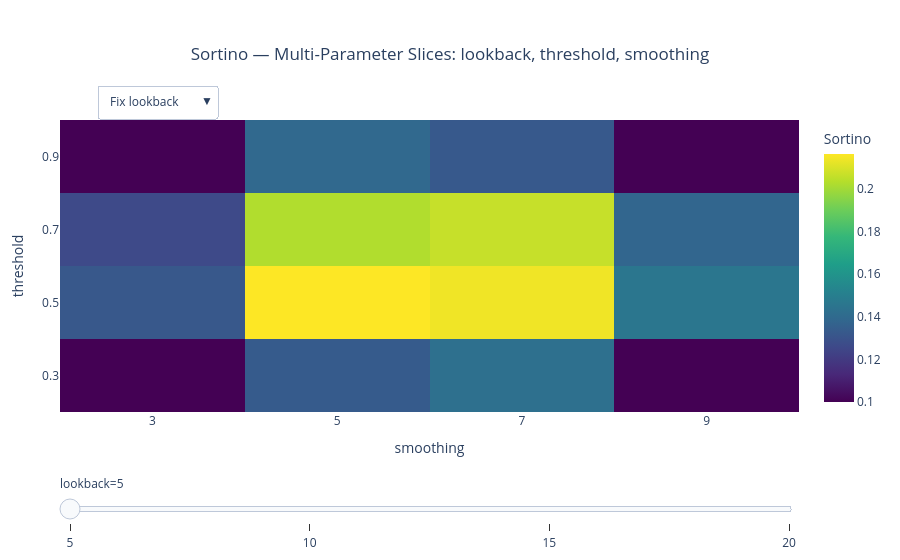

Notebook cell for this chart:
### Code cell
report_3d.plot_3d.show()

### Figure 1 — Plotly figure (JSON) as saved in the notebook; plotly's stock layout.template omitted (floating-point values rounded to 4 significant figures)
{"data": [{"colorbar": {"title": {"text": "Sortino"}}, "colorscale": [[0, "#440154"], [0.1111, "#482878"], [0.2222, "#3e4989"], [0.3333, "#31688e"], [0.4444, "#26828e"], [0.5556, "#1f9e89"], [0.6667, "#35b779"], [0.7778, "#6ece58"], [0.8889, "#b5de2b"], [1, "#fde725"]], "hovertemplate": "<b>threshold</b>: %{y}<br><b>smoothing</b>: %{x}<br><b>sortino</b>: %{z:.4f}<br><b>lookback</b>=5<br><extra></extra>", "showscale": true, "type": "heatmap", "visible": true, "x": ["3", "5", "7", "9"], "y": ["0.3", "0.5", "0.7", "0.9"], "z": [[0.1, 0.1335, 0.1425, 0.1], [0.132, 0.2162, 0.2139, 0.1457], [0.1263, 0.2025, 0.2064, 0.1379], [0.1, 0.1393, 0.1326, 0.1]]}, {"colorbar": {"title": {"text": "Sortino"}}, "colorscale": [[0, "#440154"], [0.1111, "#482878"], [0.2222, "#3e4989"], [0.3333, "#31688e"], [0.4444, "#26828e"], [0.5556, "#1f9e89"], [0.6667, "#35b779"], [0.7778, "#6ece58"], [0.8889, "#b5de2b"], [1, "#fde725"]], "hovertemplate": "<b>threshold</b>: %{y}<br><b>smoothing</b>: %{x}<br><b>sortino</b>: %{z:.4f}<br><b>lookback</b>=10<br><extra></extra>", "showscale": true, "type": "heatmap", "visible": false, "x": ["3", "5", "7", "9"], "y": ["0.3", "0.5", "0.7", "0.9"], "z": [[0.1469, 0.2631, 0.2545, 0.1531], [0.2454, 0.4451, 0.4394, 0.2648], [0.2678, 0.4501, 0.456, 0.2486], [0.1655, 0.2704, 0.256, 0.1538]]}, {"colorbar": {"title": {"text": "Sortino"}}, "colorscale": [[0, "#440154"], [0.1111, "#482878"], [0.2222, "#3e4989"], [0.3333, "#31688e"], [0.4444, "#26828e"], [0.5556, "#1f9e89"], [0.6667, "#35b779"], [0.7778, "#6ece58"], [0.8889, "#b5de2b"], [1, "#fde725"]], "hovertemplate": "<b>threshold</b>: %{y}<br><b>smoothing</b>: %{x}<br><b>sortino</b>: %{z:.4f}<br><b>lookback</b>=15<br><extra></extra>", "showscale": true, "type": "heatmap", "visible": false, "x": ["3", "5", "7", "9"], "y": ["0.3", "0.5", "0.7", "0.9"], "z": [[0.1469, 0.2671, 0.2519, 0.1734], [0.2585, 0.4412, 0.4626, 0.2451], [0.2591, 0.5047, 0.444, 0.2788], [0.1825, 0.2678, 0.2744, 0.1406]]}, {"colorbar": {"title": {"text": "Sortino"}}, "colorscale": [[0, "#440154"], [0.1111, "#482878"], [0.2222, "#3e4989"], [0.3333, "#31688e"], [0.4444, "#26828e"], [0.5556, "#1f9e89"], [0.6667, "#35b779"], [0.7778, "#6ece58"], [0.8889, "#b5de2b"], [1, "#fde725"]], "hovertemplate": "<b>threshold</b>: %{y}<br><b>smoothing</b>: %{x}<br><b>sortino</b>: %{z:.4f}<br><b>lookback</b>=20<br><extra></extra>", "showscale": true, "type": "heatmap", "visible": false, "x": ["3", "5", "7", "9"], "y": ["0.3", "0.5", "0.7", "0.9"], "z": [[0.1, 0.1512, 0.1438, 0.1], [0.1303, 0.2438, 0.2109, 0.1476], [0.1858, 0.2492, 0.2613, 0.137], [0.1, 0.1743, 0.14, 0.1]]}, {"colorbar": {"title": {"text": "Sortino"}}, "colorscale": [[0, "#440154"], [0.1111, "#482878"], [0.2222, "#3e4989"], [0.3333, "#31688e"], [0.4444, "#26828e"], [0.5556, "#1f9e89"], [0.6667, "#35b779"], [0.7778, "#6ece58"], [0.8889, "#b5de2b"], [1, "#fde725"]], "hovertemplate": "<b>lookback</b>: %{y}<br><b>smoothing</b>: %{x}<br><b>sortino</b>: %{z:.4f}<br><b>threshold</b>=0.3<br><extra></extra>", "showscale": true, "type": "heatmap", "visible": false, "x": ["3", "5", "7", "9"], "y": ["5", "10", "15", "20"], "z": [[0.1, 0.1335, 0.1425, 0.1], [0.1469, 0.2631, 0.2545, 0.1531], [0.1469, 0.2671, 0.2519, 0.1734], [0.1, 0.1512, 0.1438, 0.1]]}, {"colorbar": {"title": {"text": "Sortino"}}, "colorscale": [[0, "#440154"], [0.1111, "#482878"], [0.2222, "#3e4989"], [0.3333, "#31688e"], [0.4444, "#26828e"], [0.5556, "#1f9e89"], [0.6667, "#35b779"], [0.7778, "#6ece58"], [0.8889, "#b5de2b"], [1, "#fde725"]], "hovertemplate": "<b>lookback</b>: %{y}<br><b>smoothing</b>: %{x}<br><b>sortino</b>: %{z:.4f}<br><b>threshold</b>=0.5<br><extra></extra>", "showscale": true, "type": "heatmap", "visible": false, "x": ["3", "5", "7", "9"], "y": ["5", "10", "15", "20"], "z": [[0.132, 0.2162, 0.2139, 0.1457], [0.2454, 0.4451, 0.4394, 0.2648], [0.2585, 0.4412, 0.4626, 0.2451], [0.1303, 0.2438, 0.2109, 0.1476]]}, {"colorbar": {"title": {"text": "Sortino"}}, "colorscale": [[0, "#440154"], [0.1111, "#482878"], [0.2222, "#3e4989"], [0.3333, "#31688e"], [0.4444, "#26828e"], [0.5556, "#1f9e89"], [0.6667, "#35b779"], [0.7778, "#6ece58"], [0.8889, "#b5de2b"], [1, "#fde725"]], "hovertemplate": "<b>lookback</b>: %{y}<br><b>smoothing</b>: %{x}<br><b>sortino</b>: %{z:.4f}<br><b>threshold</b>=0.7<br><extra></extra>", "showscale": true, "type": "heatmap", "visible": false, "x": ["3", "5", "7", "9"], "y": ["5", "10", "15", "20"], "z": [[0.1263, 0.2025, 0.2064, 0.1379], [0.2678, 0.4501, 0.456, 0.2486], [0.2591, 0.5047, 0.444, 0.2788], [0.1858, 0.2492, 0.2613, 0.137]]}, {"colorbar": {"title": {"text": "Sortino"}}, "colorscale": [[0, "#440154"], [0.1111, "#482878"], [0.2222, "#3e4989"], [0.3333, "#31688e"], [0.4444, "#26828e"], [0.5556, "#1f9e89"], [0.6667, "#35b779"], [0.7778, "#6ece58"], [0.8889, "#b5de2b"], [1, "#fde725"]], "hovertemplate": "<b>lookback</b>: %{y}<br><b>smoothing</b>: %{x}<br><b>sortino</b>: %{z:.4f}<br><b>threshold</b>=0.9<br><extra></extra>", "showscale": true, "type": "heatmap", "visible": false, "x": ["3", "5", "7", "9"], "y": ["5", "10", "15", "20"], "z": [[0.1, 0.1393, 0.1326, 0.1], [0.1655, 0.2704, 0.256, 0.1538], [0.1825, 0.2678, 0.2744, 0.1406], [0.1, 0.1743, 0.14, 0.1]]}, {"colorbar": {"title": {"text": "Sortino"}}, "colorscale": [[0, "#440154"], [0.1111, "#482878"], [0.2222, "#3e4989"], [0.3333, "#31688e"], [0.4444, "#26828e"], [0.5556, "#1f9e89"], [0.6667, "#35b779"], [0.7778, "#6ece58"], [0.8889, "#b5de2b"], [1, "#fde725"]], "hovertemplate": "<b>lookback</b>: %{y}<br><b>threshold</b>: %{x}<br><b>sortino</b>: %{z:.4f}<br><b>smoothing</b>=3<br><extra></extra>", "showscale": true, "type": "heatmap", "visible": false, "x": ["0.3", "0.5", "0.7", "0.9"], "y": ["5", "10", "15", "20"], "z": [[0.1, 0.132, 0.1263, 0.1], [0.1469, 0.2454, 0.2678, 0.1655], [0.1469, 0.2585, 0.2591, 0.1825], [0.1, 0.1303, 0.1858, 0.1]]}, {"colorbar": {"title": {"text": "Sortino"}}, "colorscale": [[0, "#440154"], [0.1111, "#482878"], [0.2222, "#3e4989"], [0.3333, "#31688e"], [0.4444, "#26828e"], [0.5556, "#1f9e89"], [0.6667, "#35b779"], [0.7778, "#6ece58"], [0.8889, "#b5de2b"], [1, "#fde725"]], "hovertemplate": "<b>lookback</b>: %{y}<br><b>threshold</b>: %{x}<br><b>sortino</b>: %{z:.4f}<br><b>smoothing</b>=5<br><extra></extra>", "showscale": true, "type": "heatmap", "visible": false, "x": ["0.3", "0.5", "0.7", "0.9"], "y": ["5", "10", "15", "20"], "z": [[0.1335, 0.2162, 0.2025, 0.1393], [0.2631, 0.4451, 0.4501, 0.2704], [0.2671, 0.4412, 0.5047, 0.2678], [0.1512, 0.2438, 0.2492, 0.1743]]}, {"colorbar": {"title": {"text": "Sortino"}}, "colorscale": [[0, "#440154"], [0.1111, "#482878"], [0.2222, "#3e4989"], [0.3333, "#31688e"], [0.4444, "#26828e"], [0.5556, "#1f9e89"], [0.6667, "#35b779"], [0.7778, "#6ece58"], [0.8889, "#b5de2b"], [1, "#fde725"]], "hovertemplate": "<b>lookback</b>: %{y}<br><b>threshold</b>: %{x}<br><b>sortino</b>: %{z:.4f}<br><b>smoothing</b>=7<br><extra></extra>", "showscale": true, "type": "heatmap", "visible": false, "x": ["0.3", "0.5", "0.7", "0.9"], "y": ["5", "10", "15", "20"], "z": [[0.1425, 0.2139, 0.2064, 0.1326], [0.2545, 0.4394, 0.456, 0.256], [0.2519, 0.4626, 0.444, 0.2744], [0.1438, 0.2109, 0.2613, 0.14]]}, {"colorbar": {"title": {"text": "Sortino"}}, "colorscale": [[0, "#440154"], [0.1111, "#482878"], [0.2222, "#3e4989"], [0.3333, "#31688e"], [0.4444, "#26828e"], [0.5556, "#1f9e89"], [0.6667, "#35b779"], [0.7778, "#6ece58"], [0.8889, "#b5de2b"], [1, "#fde725"]], "hovertemplate": "<b>lookback</b>: %{y}<br><b>threshold</b>: %{x}<br><b>sortino</b>: %{z:.4f}<br><b>smoothing</b>=9<br><extra></extra>", "showscale": true, "type": "heatmap", "visible": false, "x": ["0.3", "0.5", "0.7", "0.9"], "y": ["5", "10", "15", "20"], "z": [[0.1, 0.1457, 0.1379, 0.1], [0.1531, 0.2648, 0.2486, 0.1538], [0.1734, 0.2451, 0.2788, 0.1406], [0.1, 0.1476, 0.137, 0.1]]}], "layout": {"margin": {"b": 100, "l": 60, "r": 60, "t": 120}, "sliders": [{"active": 0, "currentvalue": {"prefix": "lookback="}, "pad": {"t": 60}, "steps": [{"args": [{"visible": [true, false, false, false, false, false, false, false, false, false, false, false]}], "label": "5", "method": "update"}, {"args": [{"visible": [false, true, false, false, false, false, false, false, false, false, false, false]}], "label": "10", "method": "update"}, {"args": [{"visible": [false, false, true, false, false, false, false, false, false, false, false, false]}], "label": "15", "method": "update"}, {"args": [{"visible": [false, false, false, true, false, false, false, false, false, false, false, false]}], "label": "20", "method": "update"}]}], "title": {"text": "Sortino — Multi-Parameter Slices: lookback, threshold, smoothing", "x": 0.5}, "updatemenus": [{"active": 0, "buttons": [{"args": [{"visible": [true, false, false, false, false, false, false, false, false, false, false, false]}, {"xaxis_title": "smoothing", "yaxis_title": "threshold"}], "label": "Fix lookback", "method": "update"}, {"args": [{"visible": [false, false, false, false, true, false, false, false, false, false, false, false]}, {"xaxis_title": "smoothing", "yaxis_title": "lookback"}], "label": "Fix threshold", "method": "update"}, {"args": [{"visible": [false, false, false, false, false, false, false, false, true, false, false, false]}, {"xaxis_title": "threshold", "yaxis_title": "lookback"}], "label": "Fix smoothing", "method": "update"}], "direction": "down", "type": "dropdown", "x": 0.05, "xanchor": "left", "y": 1.12, "yanchor": "top"}], "xaxis": {"title": {"text": "smoothing"}}, "yaxis": {"title": {"text": "threshold"}}}}
